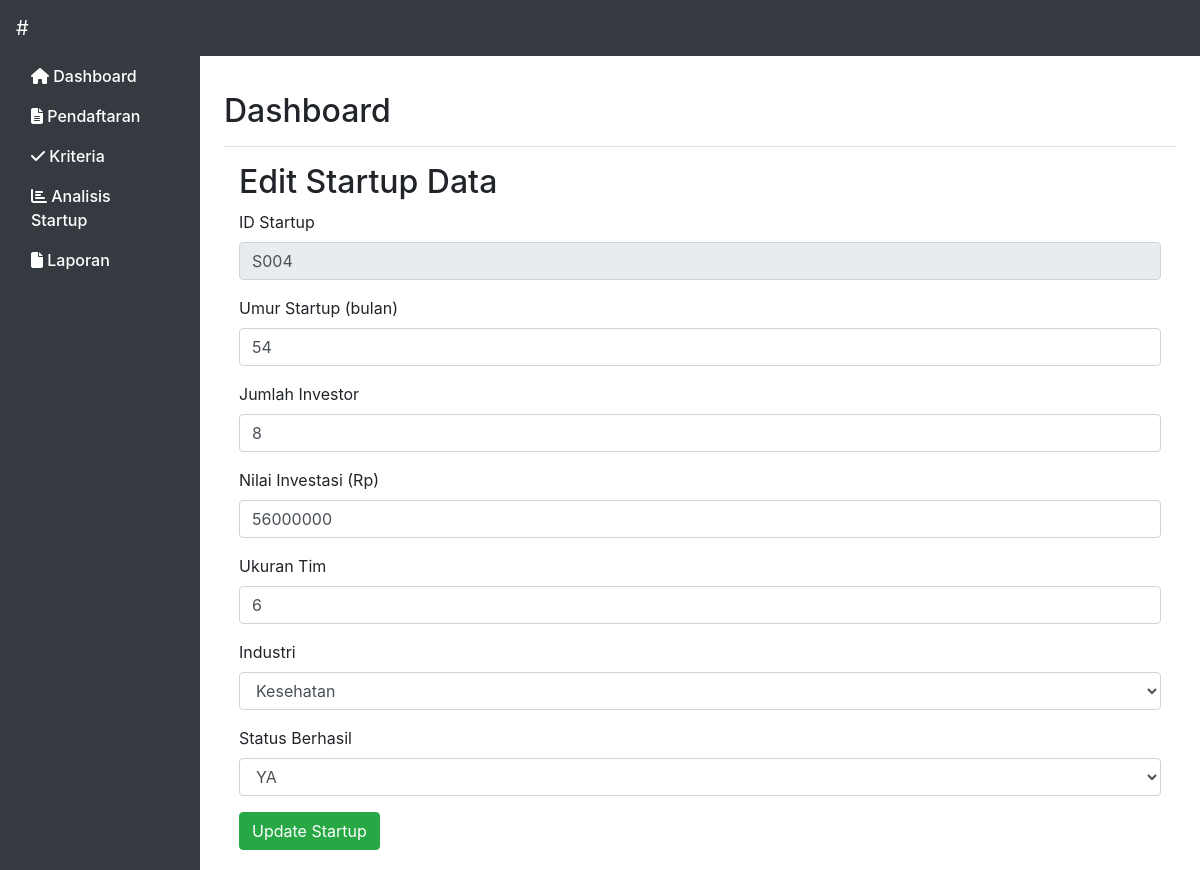
/kriteria/edit/S004, run on the app's committed database.
### tables this page shows
CREATE TABLE startup (
            id TEXT PRIMARY KEY,
            umur_startup INTEGER,
            jumlah_investor INTEGER,
            nilai_investasi INTEGER,
            ukuran_tim INTEGER,
            industri TEXT,
            berhasil TEXT
        );

### app.py (the view, shortened to what this page needs)
@app.route('/kriteria/edit/<id>', methods=['GET', 'POST'])
def edit_kriteria(id):
    conn = get_db_connection()
    startup = conn.execute('SELECT * FROM startup WHERE id = ?', (id,)).fetchone()
    conn.close()
    if startup is None:
        flash('Startup not found', 'error')
        return redirect(url_for('kriteria'))
    return render_template('edit_kriteria.html', startup=startup)

### app.py (called while the page is built)
def get_db_connection():
    conn = sqlite3.connect(DATABASE)
    conn.row_factory = sqlite3.Row
    return conn

### templates/edit_kriteria.html (shortened to what this page needs)
{% extends 'base.html' %}
{% block content %}
<div class="container">
    <h2>Edit Startup Data</h2>
    <form method="POST" action="{{ url_for('edit_kriteria', id=startup.id) }}">
        <div class="form-group">
            <label for="startup_id">ID Startup</label>
            <input type="text" class="form-control" id="startup_id" name="startup_id" value="{{ startup.id }}" readonly>
        </div>
        <div class="form-group">
            <label for="umur_startup">Umur Startup (bulan)</label>
            <input type="number" class="form-control" id="umur_startup" name="umur_startup" value="{{ startup.umur_startup }}" required>
        </div>
        <div class="form-group">
            <label for="jumlah_investor">Jumlah Investor</label>
            <input type="number" class="form-control" id="jumlah_investor" name="jumlah_investor" value="{{ startup.jumlah_investor }}" required>
        </div>
        <div class="form-group">
            <label for="nilai_investasi">Nilai Investasi (Rp)</label>
            <input type="number" class="form-control" id="nilai_investasi" name="nilai_investasi" value="{{ startup.nilai_investasi }}" required>
        </div>
        <div class="form-group">
            <label for="ukuran_tim">Ukuran Tim</label>
            <input type="number" class="form-control" id="ukuran_tim" name="ukuran_tim" value="{{ startup.ukuran_tim }}" required>
        </div>
        <div class="form-group">
            <label for="industri">Industri</label>
            <select class="form-control" id="industri" name="industri" required>
                <option value="{{ startup.industri }}" selected>{{ startup.industri }}</option>
            </select>
        </div>
        <div class="form-group">
            <label for="berhasil">Status Berhasil</label>
            <select class="form-control" id="berhasil" name="berhasil" required>
                <option value="{{ startup.berhasil }}" selected>{{ startup.berhasil }}</option>
            </select>
        </div>
        <button type="submit" class="btn btn-success">Update Startup</button>
    </form>
</div>
{% endblock %}

### data on the page
startup: startup_id "S004", umur_startup "54", jumlah_investor "8", nilai_investasi "56000000", ukuran_tim "6", industri "Kesehatan", berhasil "YA"
